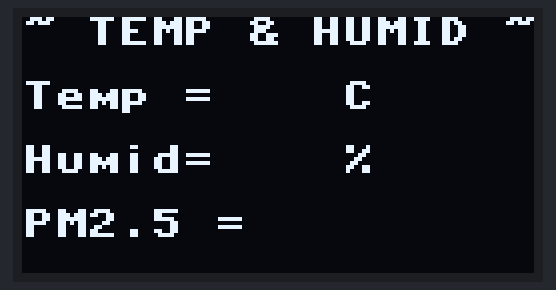
A program run on a simulated ESP32 board running MicroPython. Shown: 128×64 one-colour display. Library files of the repository ran but are not shown: ssd1306.py. At 0.1 s the program stops and its outputs stay as they are.

Above: at 0.1 s.

The program:

oledtest.py
```python
import machine, utime,ssd1306

hw_i2c1 = machine.I2C(scl=machine.Pin(22), sda=machine.Pin(21))# machine.I2C(0x3c, freq=200000)
oled096=ssd1306.SSD1306_I2C(128, 64, hw_i2c1)
oled096.fill(0)
oled096.text('~ TEMP & HUMID ~',0,0)
oled096.text('Temp =    C',0,16)
oled096.text('Humid=    %',0,32)
oled096.text("PM2.5 =    ",0,48)
oled096.show()
```
